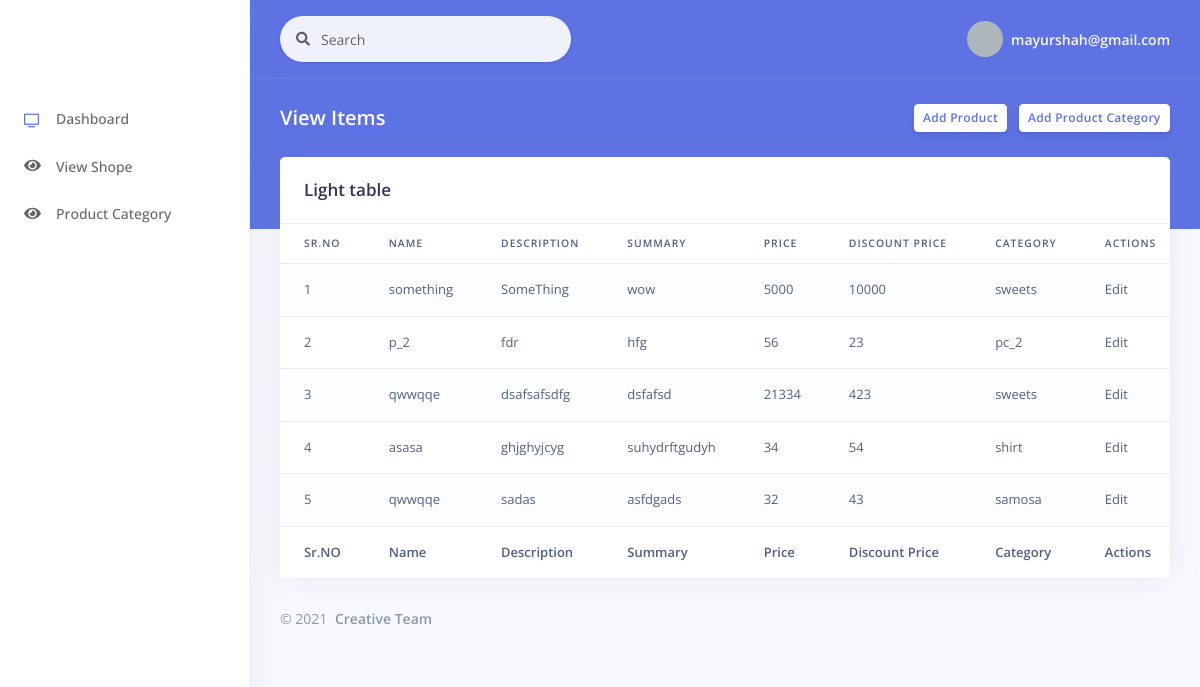
/argon-dashboard-master/Admin/view items.php?id=1 (signed in), run on the app's committed database.
### tables this page shows
CREATE TABLE `product` (
  `productId` int(11) NOT NULL,
  `productName` varchar(100) NOT NULL,
  `shopId` int(11) NOT NULL,
  `ProductDesc` varchar(500) NOT NULL,
  `ProductSummary` varchar(100) NOT NULL,
  `Price` int(11) NOT NULL,
  `DiscountPrice` int(11) NOT NULL,
  `ProductCategoryId` int(11) NOT NULL,
  `productImg` varchar(500) NOT NULL,
  `status` varchar(90) NOT NULL DEFAULT 'pending',
  `isActive` tinyint(1) NOT NULL DEFAULT 1,
  `createDate` datetime NOT NULL DEFAULT current_timestamp(),
  `updataDate` datetime NOT NULL DEFAULT current_timestamp()
);

CREATE TABLE `productcategory` (
  `ProductCategoryID` int(11) NOT NULL,
  `Name` varchar(100) NOT NULL,
  `shopId` int(11) NOT NULL,
  `isActive` tinyint(1) NOT NULL DEFAULT 1,
  `createDate` datetime NOT NULL DEFAULT current_timestamp(),
  `updataDate` datetime NOT NULL DEFAULT current_timestamp()
);

### argon-dashboard-master/Admin/view items.php (the view, shortened to what this page needs)
<!DOCTYPE html>
<html>
<head>
  <link rel="stylesheet" href="assets/vendor/nucleo/css/nucleo.css" type="text/css">
  <link rel="stylesheet" href="assets/vendor/@fortawesome/fontawesome-free/css/all.min.css" type="text/css">
  <link rel="stylesheet" href="assets/css/argon.css?v=1.2.0" type="text/css">
</head>
<body>
  <?php
    include("sidebar.php");
    $shopId = $_GET['id'];
  ?>
  <div class="main-content" id="panel">
    <?php include("header.php");?>
    <div class="header bg-primary pb-6">
      <div class="container-fluid">
        <div class="header-body">
          <div class="row align-items-center py-4">
            <div class="col-lg-6 col-7">
              <h6 class="h2 text-white d-inline-block mb-0">View Items</h6>
            </div>
            <div class="col-lg-6 col-5 text-right">
              <a href="add product.php?id=<?php echo $shopId;?>" class="btn btn-sm btn-neutral">Add Product</a>
              <a href="add category.php?id=<?php echo $shopId;?>" class="btn btn-sm btn-neutral">Add Product Category</a>
            </div>
          </div>
        </div>
      </div>
    </div>
    <div class="container-fluid mt--6">
      <div class="row">
        <div class="col">
          <div class="card">
            <div class="card-header border-0">
              <h3 class="mb-0">Light table</h3>
            </div>
            <div class="table-responsive">
              <table id="mytable" class="table table-striped" style="width:100%">
                <thead>
                    <tr>
                        <th>Sr.NO</th>
                        <th>Name</th>
                        <th>Description</th>
                        <th>Summary</th>
                        <th>Price</th>
                        <th>Discount Price</th>
                        <th>Category</th>
                        <th>Actions</th>
                    </tr>
                </thead>
                <tbody>
                <?php
                    $dbQuery = mysqli_query($db,"SELECT `product`.`productName`,`product`.`ProductDesc`,`product`.`ProductSummary`,`product`.`Price`,`product`.`DiscountPrice`,`product`.`ProductCategoryId`,`productcategory`.`Name` FROM `product` LEFT JOIN `productcategory` ON `productcategory`.`ProductCategoryID`=`product`.`ProductCategoryId` WHERE `product`.`shopId` = '$shopId' AND `productcategory`.`shopId` = '$shopId'");
                    $count = 1;
                    if (mysqli_num_rows($dbQuery) == 0) {
                      echo "<script>alert('No Shope');  </script>";
                    } else {
                      while ($row = mysqli_fetch_array($dbQuery)) {
                ?>
                    <tr>
                        <td><?php echo $count; ?></td>
                        <td><?php echo $row['productName'];?></td>
                        <td><?php echo $row['ProductDesc'];?></td>
                        <td><?php echo $row['ProductSummary'];?></td>
                        <td><?php echo $row['Price'];?></td>
                        <td><?php echo $row['DiscountPrice'];?></td>
                        <td><?php echo $row['Name'];?></td>
                        <td>Edit</td>
                    </tr>
                    <?php
                    $count++;
                      }
                    }
                    ?>
                </tbody>
                <tfoot>
                    <tr>
                        <th>Sr.NO</th>
                        <th>Name</th>
                        <th>Description</th>
                        <th>Summary</th>
                        <th>Price</th>
                        <th>Discount Price</th>
                        <th>Category</th>
                        <th>Actions</th>
                    </tr>
                </tfoot>
              </table>
            </div>
          </div>
        </div>
      </div>
      <?php include("footer.php"); ?>
    </div>
  </div>
</body>
</html>

### data on the page
product: productName "something", ProductDesc "SomeThing", ProductSummary "wow", Price "5000", DiscountPrice "10000", ProductCategoryId.Name "sweets"
product: productName "p_2", ProductDesc "fdr", ProductSummary "hfg", Price "56", DiscountPrice "23", ProductCategoryId.Name "pc_2"
product: productName "qwwqqe", ProductDesc "dsafsafsdfg", ProductSummary "dsfafsd", Price "21334", DiscountPrice "423", ProductCategoryId.Name "sweets"
product: productName "asasa", ProductDesc "ghjghyjcyg", ProductSummary "suhydrftgudyh", Price "34", DiscountPrice "54", ProductCategoryId.Name "shirt"
product: productName "qwwqqe", ProductDesc "sadas", ProductSummary "asfdgads", Price "32", DiscountPrice "43", ProductCategoryId.Name "samosa"

### other printed values
$_SESSION['Email'] "mayurshah@gmail.com"
